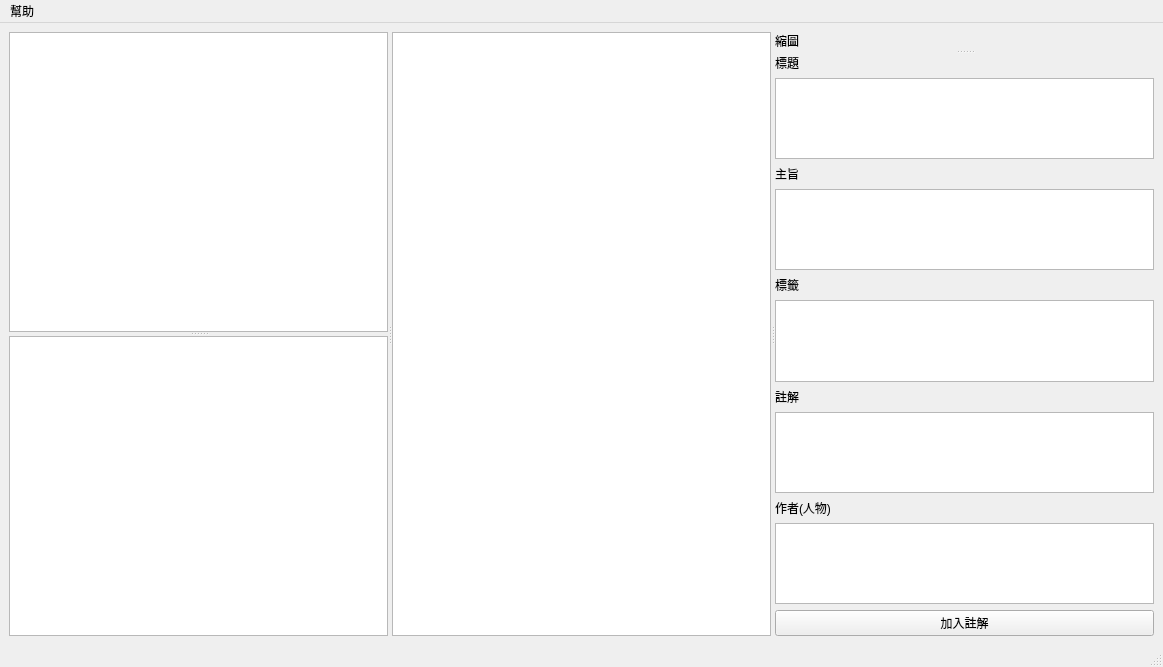
<?xml version="1.0" encoding="UTF-8"?>
<ui version="4.0">
 <class>MainWindow</class>
 <widget class="QMainWindow" name="MainWindow">
  <property name="geometry">
   <rect>
    <x>0</x>
    <y>0</y>
    <width>1163</width>
    <height>667</height>
   </rect>
  </property>
  <property name="windowTitle">
   <string>MainWindow</string>
  </property>
  <widget class="QWidget" name="centralwidget">
   <layout class="QVBoxLayout" name="verticalLayout_2">
    <item>
     <widget class="QSplitter" name="splitter_Middle">
      <property name="orientation">
       <enum>Qt::Horizontal</enum>
      </property>
      <widget class="QSplitter" name="splitter_Left">
       <property name="orientation">
        <enum>Qt::Vertical</enum>
       </property>
       <widget class="QTreeView" name="treeView_Folder"/>
       <widget class="QListView" name="listView"/>
      </widget>
      <widget class="QListWidget" name="listWidget_Pictures"/>
      <widget class="QSplitter" name="splitter_Right">
       <property name="orientation">
        <enum>Qt::Vertical</enum>
       </property>
       <widget class="QLabel" name="label_Preview">
        <property name="sizePolicy">
         <sizepolicy hsizetype="Preferred" vsizetype="Preferred">
          <horstretch>0</horstretch>
          <verstretch>0</verstretch>
         </sizepolicy>
        </property>
        <property name="minimumSize">
         <size>
          <width>0</width>
          <height>0</height>
         </size>
        </property>
        <property name="text">
         <string>縮圖</string>
        </property>
        <property name="scaledContents">
         <bool>true</bool>
        </property>
       </widget>
       <widget class="QWidget" name="layoutWidget">
        <layout class="QVBoxLayout" name="verticalLayout">
         <item>
          <widget class="QLabel" name="label">
           <property name="text">
            <string>標題</string>
           </property>
          </widget>
         </item>
         <item>
          <widget class="QTextEdit" name="textEdit_Title"/>
         </item>
         <item>
          <widget class="QLabel" name="label_2">
           <property name="text">
            <string>主旨</string>
           </property>
          </widget>
         </item>
         <item>
          <widget class="QTextEdit" name="textEdit_Subject"/>
         </item>
         <item>
          <widget class="QLabel" name="label_3">
           <property name="text">
            <string>標籤</string>
           </property>
          </widget>
         </item>
         <item>
          <widget class="QTextEdit" name="textEdit_Tags"/>
         </item>
         <item>
          <widget class="QLabel" name="label_4">
           <property name="text">
            <string>註解</string>
           </property>
          </widget>
         </item>
         <item>
          <widget class="QTextEdit" name="textEdit_Comment"/>
         </item>
         <item>
          <widget class="QLabel" name="label_5">
           <property name="text">
            <string>作者(人物)</string>
           </property>
          </widget>
         </item>
         <item>
          <widget class="QTextEdit" name="textEdit_Authors"/>
         </item>
         <item>
          <widget class="QPushButton" name="pushButton_Edit">
           <property name="enabled">
            <bool>true</bool>
           </property>
           <property name="text">
            <string>加入註解</string>
           </property>
          </widget>
         </item>
        </layout>
       </widget>
      </widget>
     </widget>
    </item>
   </layout>
  </widget>
  <widget class="QMenuBar" name="menubar">
   <property name="geometry">
    <rect>
     <x>0</x>
     <y>0</y>
     <width>1163</width>
     <height>21</height>
    </rect>
   </property>
   <widget class="QMenu" name="menu">
    <property name="title">
     <string>幫助</string>
    </property>
    <addaction name="action"/>
   </widget>
   <addaction name="menu"/>
  </widget>
  <widget class="QStatusBar" name="statusbar"/>
  <action name="action">
   <property name="text">
    <string>關於</string>
   </property>
  </action>
 </widget>
 <resources/>
 <connections/>
</ui>
